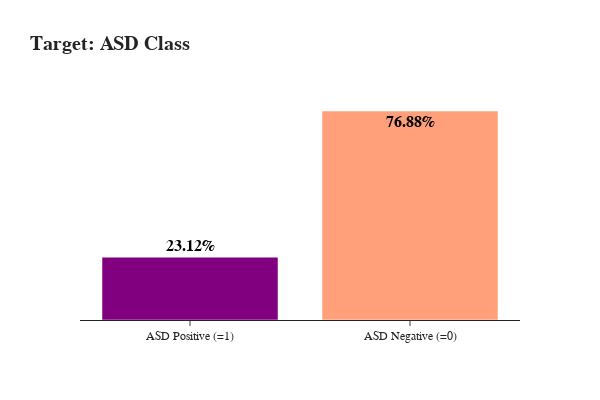

Notebook code cell kept with this figure:
### Code cell
import numpy as np
label = ['ASD Positive (=1)', 'ASD Negative (=0)']
value = [ASD_pos.shape[0], ASD_neg.shape[0]] 
pct = [value[0]*100/len(df), value[1]*100/len(df)]


fig = go.Figure(data=[go.Bar(
            y=value, x=label,
            text=(np.round(pct,2)),
            textposition=['outside', 'inside'],
            texttemplate = ["<b style='color: #f'>%{text}%</b>"]*2,
            textfont=dict(  family="sans serif",
                            size=16,
                            color="black"),
            orientation='v',
            marker_color=['purple', 'lightsalmon'],
            opacity=1.0,
                    )])
fig.update_layout(title='<b>Target: ASD Class <b>', 
                  font_family="San Serif",
                  template= 'simple_white',
                  yaxis_linewidth=2.5,
                  width=600, 
                  height=400,
                  bargap=0.2,
                  barmode='group',
                  titlefont={'size': 20},
                  )
fig.update_xaxes(showgrid=False, showline=True)
fig.update_yaxes(showgrid=False, showline=False, showticklabels=False, ticks='')
fig.show()

### Figure 1 — Plotly figure (JSON) as saved in the notebook; plotly's stock layout.template omitted (floating-point values rounded to 4 significant figures)
{"data": [{"marker": {"color": ["purple", "lightsalmon"]}, "opacity": 1, "orientation": "v", "text": [23.12, 76.88], "textfont": {"color": "black", "family": "sans serif", "size": 16}, "textposition": ["outside", "inside"], "texttemplate": ["<b style='color: #f'>%{text}%</b>", "<b style='color: #f'>%{text}%</b>"], "type": "bar", "x": ["ASD Positive (=1)", "ASD Negative (=0)"], "y": [185, 615]}], "layout": {"bargap": 0.2, "barmode": "group", "font": {"family": "San Serif"}, "height": 400, "title": {"font": {"size": 20}, "text": "<b>Target: ASD Class <b>"}, "width": 600, "xaxis": {"autorange": true, "range": [-0.5, 1.5], "showgrid": false, "showline": true, "type": "category"}, "yaxis": {"autorange": true, "linewidth": 2.5, "range": [0, 647.4], "showgrid": false, "showline": false, "showticklabels": false, "ticks": "", "type": "linear"}}}
